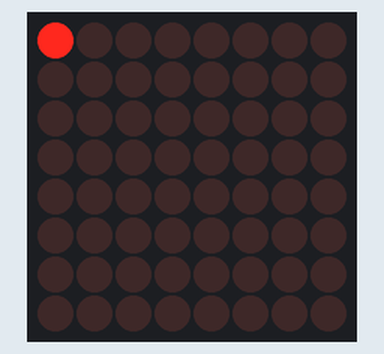
This sketch was run on a simulated Arduino Uno, built with avr-gcc and run on an emulated ATmega328P. On the bench: 8×8 LED matrix.

Above: at 0.1 s.
At 0.6 s:
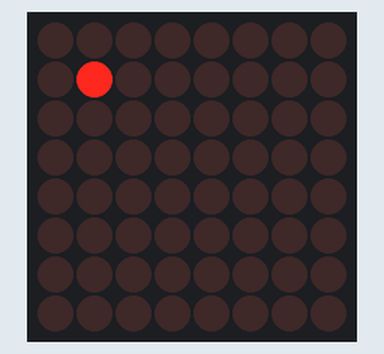
At 1.1 s:
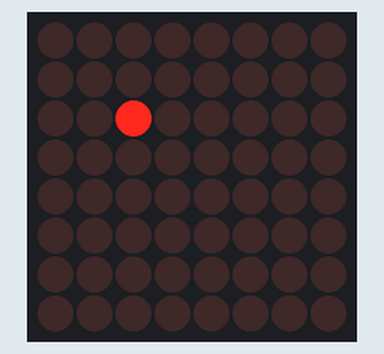
At 1.6 s:
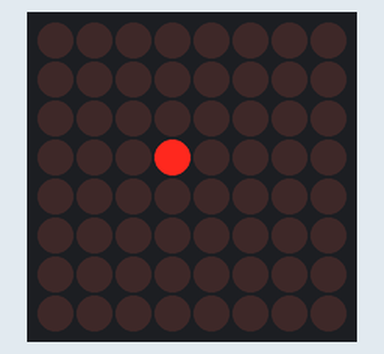
At 2.6 s:
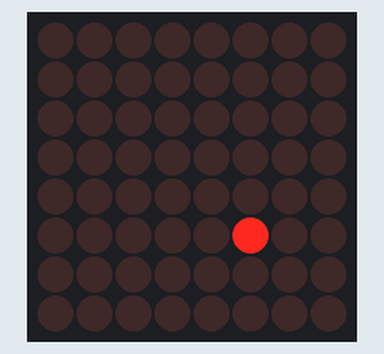
At 3.6 s:
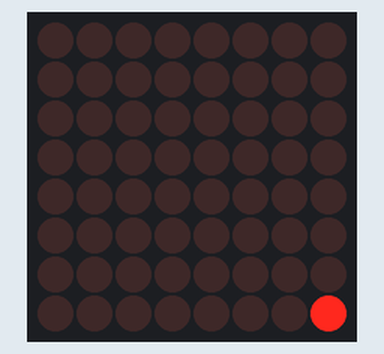

The sketch:

a_dot_down.ino
```cpp
/*
from Adafrute I2C LED matrix8x8 example.
https://github.com/adafruit/Adafruit-LED-Backpack-Library
*/

/*
One LED light moves through (1,1) to (8,8),
*/

#include <Wire.h>
#include "Adafruit_LEDBackpack.h"
#include "Adafruit_GFX.h"

Adafruit_8x8matrix matrix = Adafruit_8x8matrix ();

void setup ()
{
  matrix.begin (0x70);
  matrix.clear();
  matrix.writeDisplay();

}

 int col_row ;
 static const int lightdot = 128;
 // 128 == B100000000
 static const int none = 0;
 static const uint8_t PROGMEM
 mymap[] = {lightdot, none, none, none,
          none, none, none, none };


void loop()
{
 for(col_row = 0; col_row < 8; col_row++)
 {
    matrix.drawBitmap(col_row, col_row, mymap,
      col_row+1, col_row+1, LED_ON);
    matrix.writeDisplay();
    delay(500);
    matrix.clear();
    matrix.writeDisplay();
 }
}
```

Measured:
- by itself, everything shown: repeats every 4.0 s, in 9 steps
- what the display in image 1 shows lasts 0.5 s, from 0.5 s to 1.0 s
